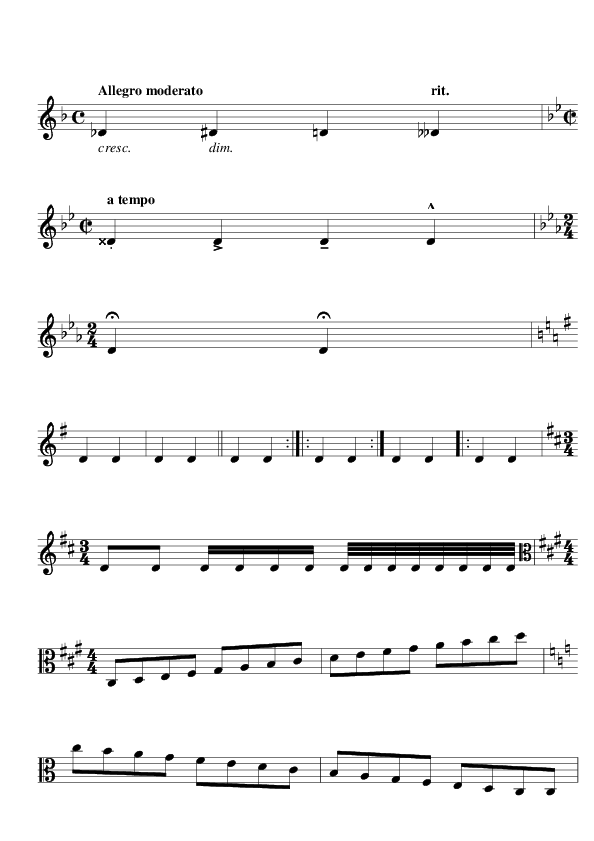
#> input picture ContrastEnhancementTrails/GaussianDistributionMapping/1.png, 594 x 841 px
$ jupyter execute --allow-errors GaussianDistributionMapping.ipynb
#> lines starting #> are read from the running program, lines starting #| are printed output that depends on the picture; long printed decimals are rounded
[cell 1]
import numpy as np
import cv2
from math import sqrt,pi,exp
from matplotlib.pyplot import bar
import skimage.io as io
import matplotlib.pyplot as plt

[cell 2]
avgMean=0
img = cv2.imread('1.png', 0)
#> img is the input picture: shape (841, 594); min 0, max 255, mean 242.9
var = np.var(img)
#> var = 2035.6
mean = np.mean(img)
#> mean = 242.9
avgMean+=mean
#> avgMean = 242.9
print(var,"   ", mean)
#| 2035.591     242.920
img = cv2.imread('2.png', 0)
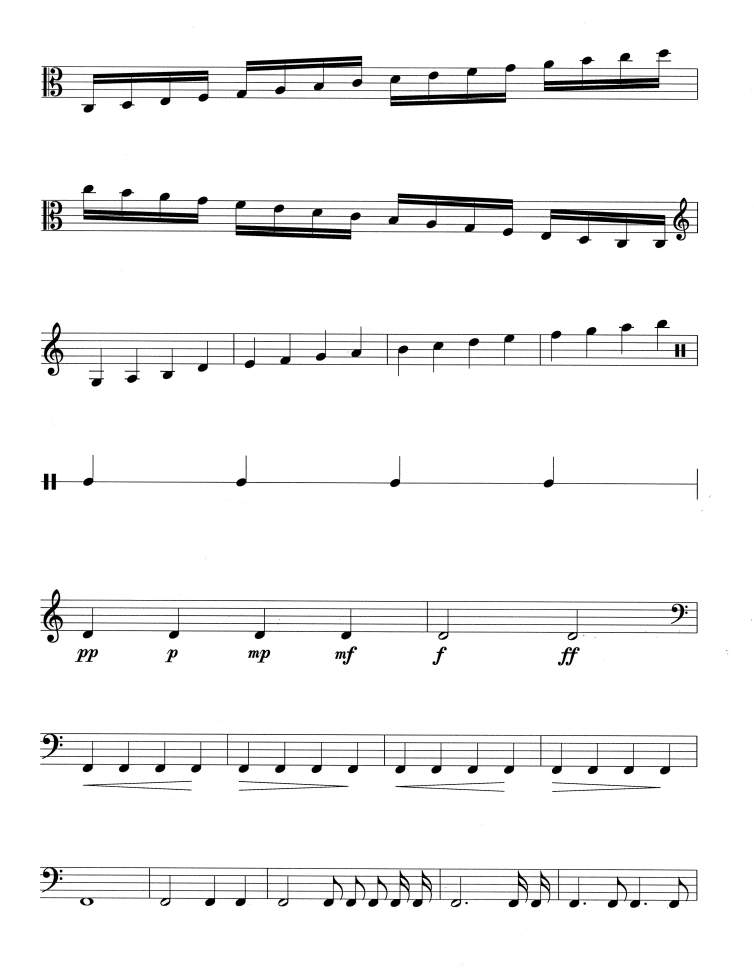
#> input picture ContrastEnhancementTrails/GaussianDistributionMapping/2.png, 4521 x 5860 px (shown at 1/6 size)
#> img is the input picture: shape (5860, 4521); min 0, max 255, mean 243.8
var = np.var(img)
#> var = 2496.9
mean = np.mean(img)
#> mean = 243.8
avgMean+=mean
#> avgMean = 486.7
print(var,"   ", mean)
#| 2496.944     243.809
img = cv2.imread('3.png', 0)
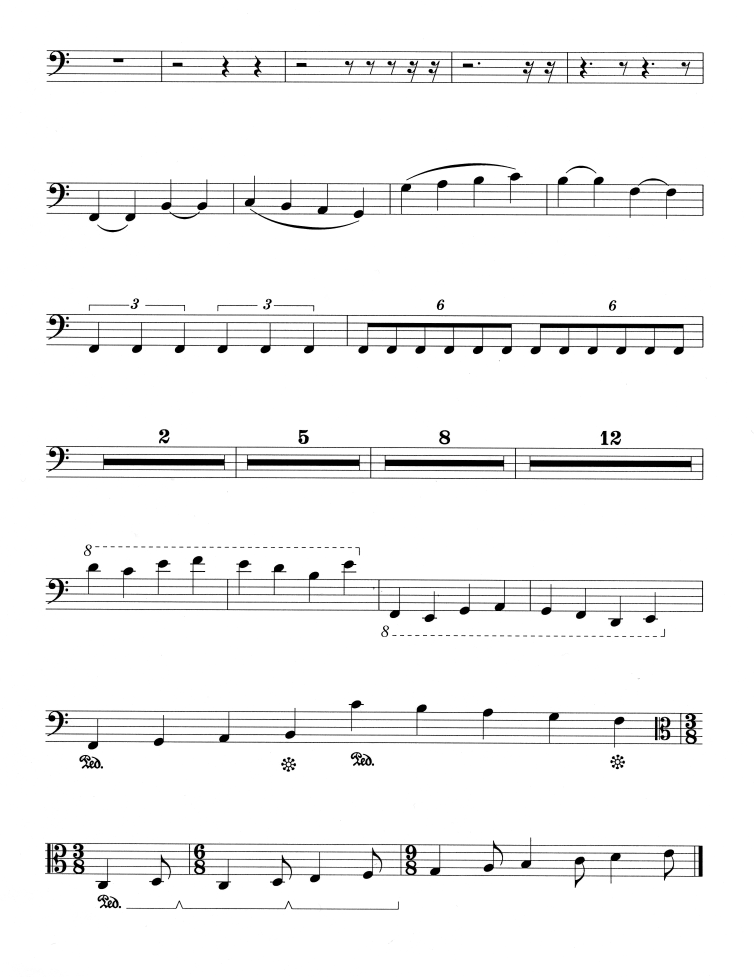
#> input picture ContrastEnhancementTrails/GaussianDistributionMapping/3.png, 4521 x 5860 px (shown at 1/6 size)
#> img is the input picture: shape (5860, 4521); min 0, max 255, mean 244.2
var = np.var(img)
#> var = 2409.9
mean = np.mean(img)
#> mean = 244.2
avgMean+=mean
#> avgMean = 730.9
print(var,"   ", mean)
#| 2409.879     244.185
img = cv2.imread('4.png', 0)
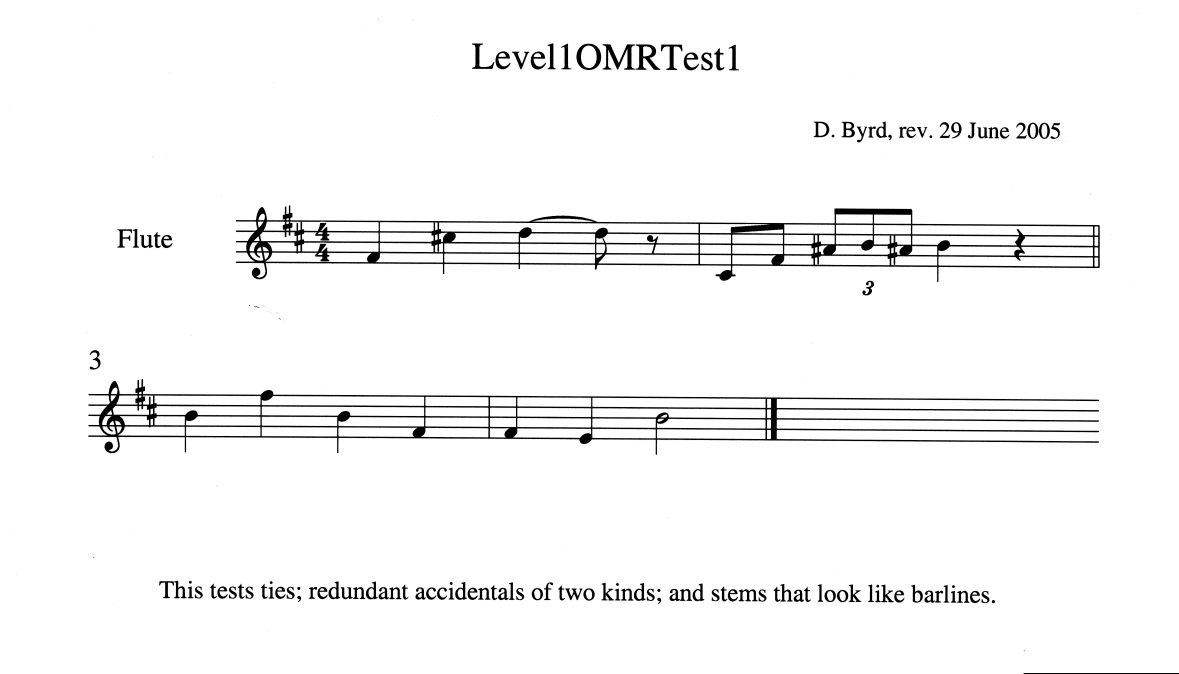
#> input picture ContrastEnhancementTrails/GaussianDistributionMapping/4.png, 4716 x 2693 px (shown at 1/4 size)
#> img is the input picture: shape (2693, 4716); min 0, max 255, mean 246.3
var = np.var(img)
#> var = 2000.1
mean = np.mean(img)
#> mean = 246.3
avgMean+=mean
#> avgMean = 977.2
print(var,"   ", mean)
#| 2000.115     246.286
img = cv2.imread('5.png', 0)
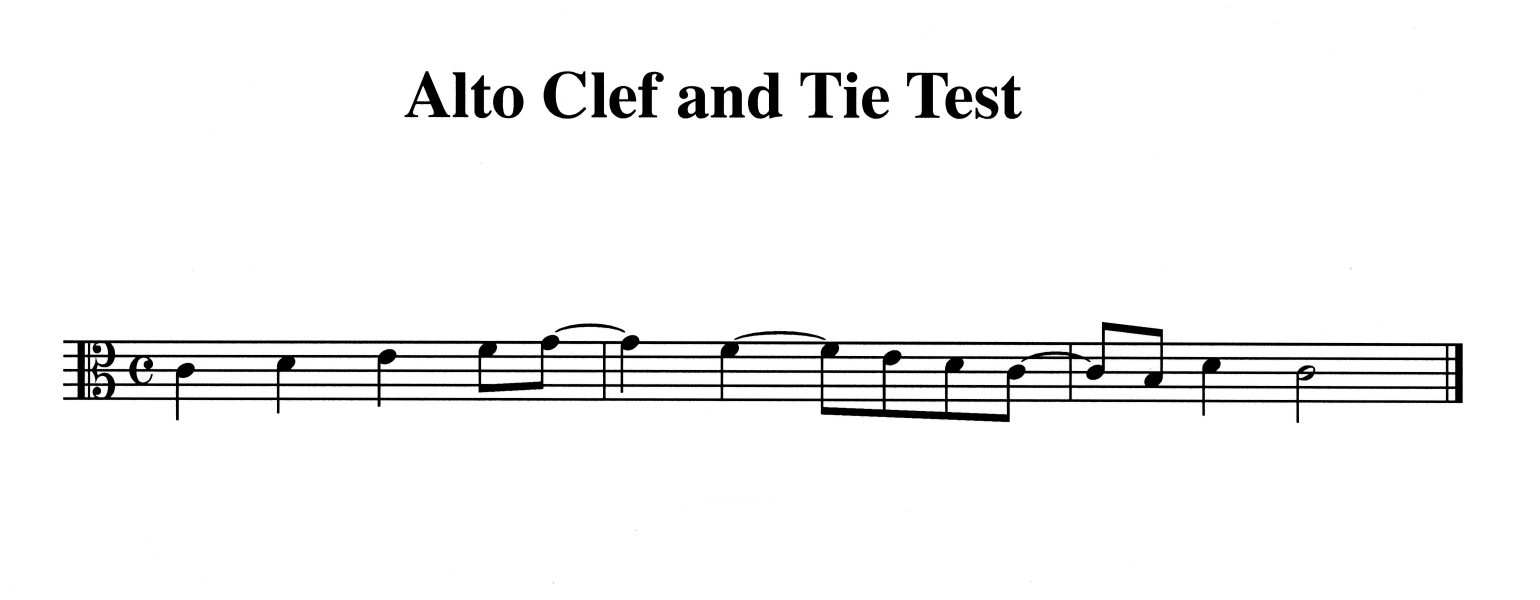
#> input picture ContrastEnhancementTrails/GaussianDistributionMapping/5.png, 4619 x 1800 px (shown at 1/3 size)
#> img is the input picture: shape (1800, 4619); min 0, max 255, mean 244.7
var = np.var(img)
#> var = 2381.8
mean = np.mean(img)
#> mean = 244.7
avgMean+=mean
#> avgMean = 1221.9
print(var,"   ", mean)
#| 2381.806     244.720
img = cv2.imread('6.png', 0)
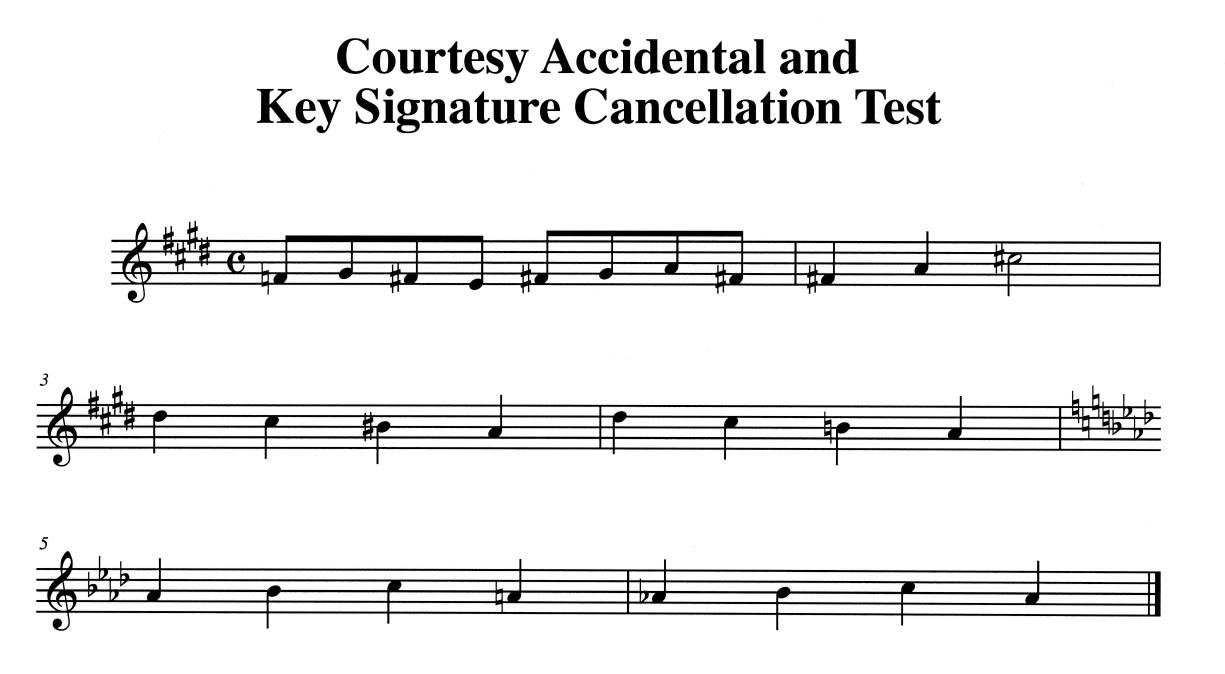
#> input picture ContrastEnhancementTrails/GaussianDistributionMapping/6.png, 4898 x 2693 px (shown at 1/4 size)
#> img is the input picture: shape (2693, 4898); min 0, max 255, mean 236.3
var = np.var(img)
#> var = 4146.8
mean = np.mean(img)
#> mean = 236.3
avgMean+=mean
#> avgMean = 1458.2
print(var,"   ", mean)
#| 4146.816     236.321
img = cv2.imread('7.png', 0)
#> (the rest of this cell did not finish here and is left out)

[cell 3]
def GaussianDistribution(mean,var):
#> called with mean = 1458.2, var = 3000
    distribution=np.zeros(256)
    for i in range(256):
        distribution[i]=1/sqrt(2*pi*sqrt(var))*exp(-1*((i-mean)**2)/(2*var))
#> after the loop, distribution = 256 values from 6.5e-156 to 8.65e-107
    return distribution

dataIdeal=GaussianDistribution(avgMean,3000)
#> dataIdeal = 256 values from 6.5e-156 to 8.65e-107
dataReal=GaussianDistribution(mean,var)
#> dataReal = 256 values, max 0.0497 at index 236, min 5.92e-05 at index 0, mean 0.0193

X = np.arange(256)
fig = plt.figure()
ax = fig.add_axes([0,0,1,1])
ax.bar(X + 0.00, dataIdeal,width = 0.25)

fig = plt.figure()
ax = fig.add_axes([0,0,1,1])
ax.bar(X + 0.00, dataReal, width = 0.25)
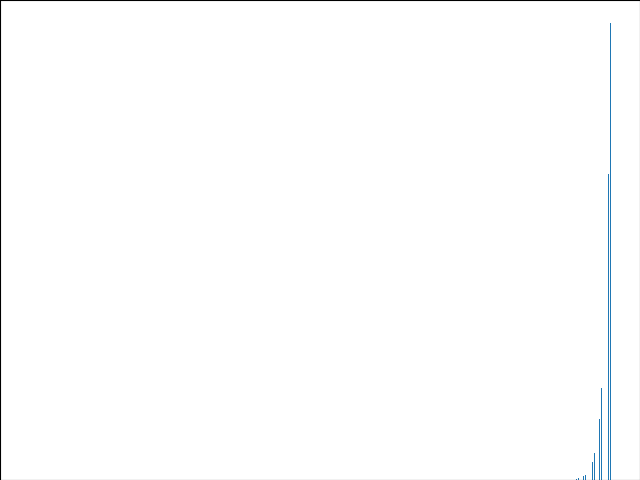
#> figure drawn by matplotlib, 1 panel; tallest bar 8.65e-107 high, from x = 254.9 to 255.1
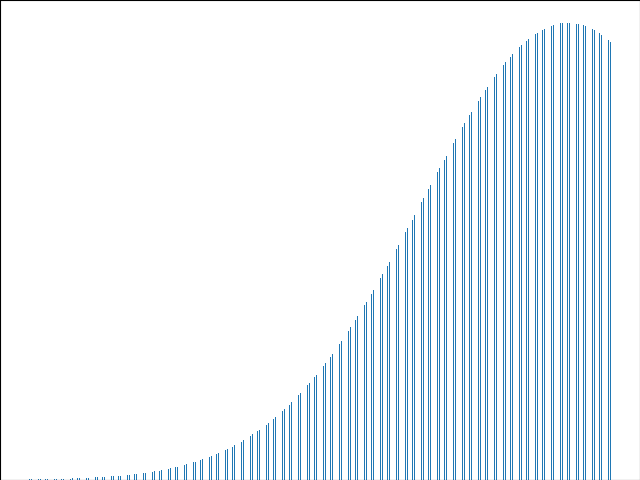
#> figure drawn by matplotlib, 1 panel; tallest bar 0.0497 high, from x = 235.9 to 236.1

[cell 4]
def CDF(gaussian):
    return np.cumsum(gaussian)

CDFIdeal=CDF(dataIdeal)
#> CDFIdeal = 256 values from 6.5e-156 to 2.61e-106
CDFReal=CDF(dataReal)
#> CDFReal = 256 values from 5.92e-05 to 4.95

[cell 5]
def mappingIntesity():
    Mapped={}
    for i in range(256):
        Mapped[i]=255
        toFind=CDFReal[i]
        for j in range(256):
            if(abs(toFind-CDFIdeal[j])<=0.1):
                Mapped[i]=j
                break
#> this loop made 256 passes
#> toFind on passes 1 to 3: 5.92e-05, 0.000122, 0.000188
#> after the loop, Mapped = 256 items
    return Mapped

intensityMap=mappingIntesity()
#> intensityMap = 256 items
